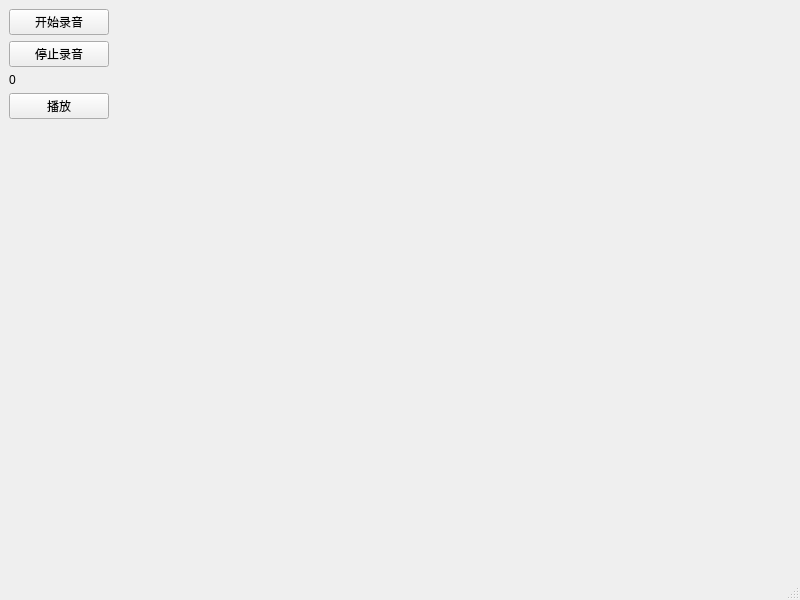
<?xml version="1.0" encoding="UTF-8"?>
<ui version="4.0">
 <class>MainWindow</class>
 <widget class="QMainWindow" name="MainWindow">
  <property name="geometry">
   <rect>
    <x>0</x>
    <y>0</y>
    <width>800</width>
    <height>600</height>
   </rect>
  </property>
  <property name="windowTitle">
   <string>MainWindow</string>
  </property>
  <widget class="QWidget" name="centralwidget">
   <layout class="QVBoxLayout" name="verticalLayout">
    <item>
     <widget class="QPushButton" name="pushButton">
      <property name="maximumSize">
       <size>
        <width>100</width>
        <height>16777215</height>
       </size>
      </property>
      <property name="text">
       <string>开始录音</string>
      </property>
     </widget>
    </item>
    <item>
     <widget class="QPushButton" name="pushButton_2">
      <property name="maximumSize">
       <size>
        <width>100</width>
        <height>16777215</height>
       </size>
      </property>
      <property name="text">
       <string>停止录音</string>
      </property>
     </widget>
    </item>
    <item>
     <widget class="QLabel" name="LabTime">
      <property name="text">
       <string>0</string>
      </property>
     </widget>
    </item>
    <item>
     <widget class="QPushButton" name="pushButton_3">
      <property name="maximumSize">
       <size>
        <width>100</width>
        <height>16777215</height>
       </size>
      </property>
      <property name="text">
       <string>播放</string>
      </property>
     </widget>
    </item>
    <item>
     <spacer name="verticalSpacer">
      <property name="orientation">
       <enum>Qt::Vertical</enum>
      </property>
      <property name="sizeHint" stdset="0">
       <size>
        <width>20</width>
        <height>40</height>
       </size>
      </property>
     </spacer>
    </item>
   </layout>
  </widget>
  <widget class="QMenuBar" name="menubar">
   <property name="geometry">
    <rect>
     <x>0</x>
     <y>0</y>
     <width>800</width>
     <height>23</height>
    </rect>
   </property>
  </widget>
  <widget class="QStatusBar" name="statusbar"/>
 </widget>
 <resources/>
 <connections/>
</ui>
